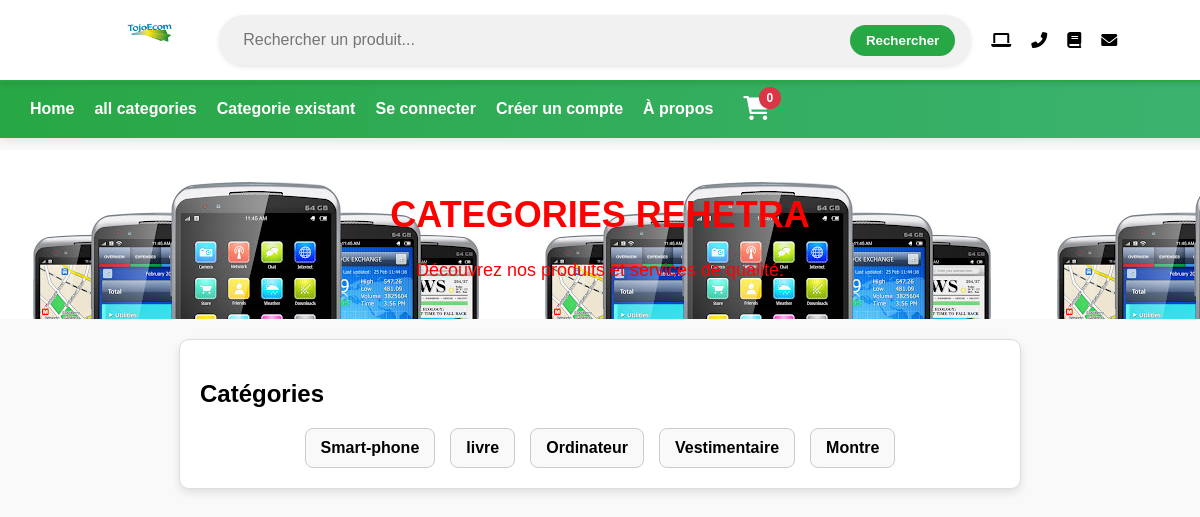
The app's page /category_rehetra with its own data.
### store/models.py (models this page shows)
class Category(models.Model):
	name=models.CharField(max_length=50)
	def __str__(self):
		return self.name
	class Meta:
		verbose_name_plural ='categories'

### store/views.py (the view)
# urls.py: path('category_rehetra',views.category_rehetra,name='category_rehetra'),
def category_rehetra(request):
	categories=Category.objects.all()
	return render(request,'category_rehetra.html',{"categories":categories})

### cart/cart.py (called while the page is built)
	def __len__(self):
		return len(self.cart)

### cart/context_processors.py (called while the page is built)
def cart(request):
	return {'cart':Cart(request)}

### store/templates/category_rehetra.html (shortened to what this page needs)
{% extends 'index.html' %}
{% block content %}
<div class="content">
        <h1>CATEGORIES REHETRA</h1>
        <p>Découvrez nos produits et services de qualité.</p>
    </div>
<div class="main-card">
    <h2 class="text-center">Catégories</h2>
    <div class="category-list">
        {% for category in categories %}
        <div class="category-item">
            <a href="{% url 'category_page' category %}">{{ category }}</a>
        </div>
        {% endfor %}
    </div>
</div>
<br><br><br><br><br><br>
<br><br><br><br><br><br>
{% endblock %}

### static/css/style.css (style rules this page uses)
body { margin: 0; font-family: Arial, sans-serif; background-color: #f9f9f9; min-height: 100vh; overflow-y: auto; }
.content { padding: 20px; text-align: center; background-image: url('telephone1.jpg'); color:red; margin-top: 150px; }
h1 { font-size: 36px; }
p { font-size: 18px; }

### store/templates/category_rehetra.html (style rules this page uses)
.main-card { background-color: white; border: 1px solid #ddd; border-radius: 10px; padding: 20px; max-width: 800px; margin: 20px auto; box-shadow: 0 4px 8px rgba(0, 0, 0, 0.1); }
.category-list { display: flex; flex-wrap: wrap; gap: 15px; justify-content: center; }
.category-item { background-color: #f9f9f9; border: 1px solid #ccc; border-radius: 8px; padding: 10px 15px; text-align: center; transition: background-color 0.3s, transform 0.2s; cursor: pointer; }
.category-item a { text-decoration: none; color: inherit; font-weight: bold; }

### records on screen
Category: name "Smart-phone"
Category: name "livre"
Category: name "Ordinateur"
Category: name "Vestimentaire"
Category: name "Montre"

### other values on screen
{{ cart|length }} "0"
